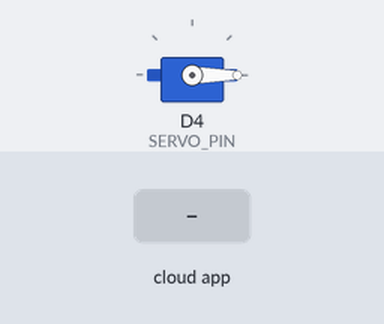
A sketch run on a simulated ESP8266 (NodeMCU). On the bench: servo. The test bench sets the inputs (shaded band). WiFi joins after 1.5 s; servers stay silent unless stated; the Firebase database answers and starts empty; what the sketch prints to the serial monitor is not drawn.

Above: at 2.7 s.
2.8 s: the phone or cloud app sets doorStatus to 1
At 3.4 s:
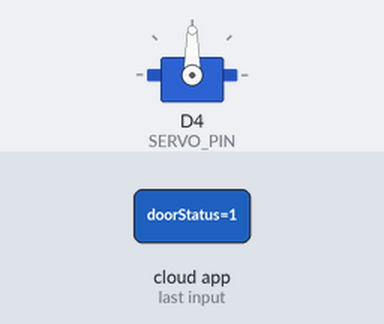
4.3 s: the phone or cloud app sets doorStatus to 0
At 6.3 s:
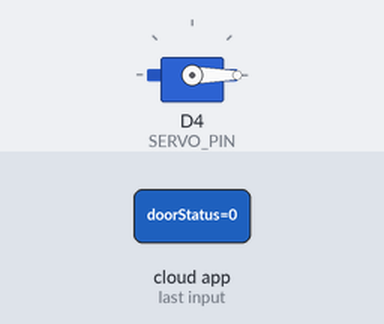
Timing chart, 0 to 7.8 s (numbered marks = the images above; inputs shaded):
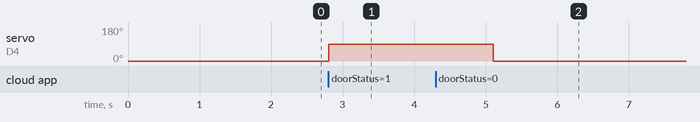

The sketch:

test.ino
```cpp
#include <ESP8266WiFi.h>
#include <FirebaseESP8266.h>
#include <Servo.h>

#define WIFI_SSID "P2410"
#define WIFI_PASSWORD "03052003"

#define FIREBASE_HOST "smartlocker-8413c-default-rtdb.firebaseio.com"
#define FIREBASE_AUTH "lAxt8cqIyeGL0KvrtBqWGdZtpgjTkiG0tIp0mbqw"

FirebaseData firebaseData;
FirebaseConfig config;
FirebaseAuth auth;

#define SERVO_PIN D4

Servo servo;

void setup() {
  // Khởi tạo Serial
  Serial.begin(115200);

  // Kết nối WiFi
  WiFi.begin(WIFI_SSID, WIFI_PASSWORD);
  Serial.print("Connecting WiFi");
  while (WiFi.status() != WL_CONNECTED) {
    delay(500);
    Serial.print(".");
  }
  Serial.println("\nWiFi Connected!");

  // Cấu hình Firebase
  config.host = FIREBASE_HOST;
  config.signer.tokens.legacy_token = FIREBASE_AUTH;
  Firebase.begin(&config, &auth);
  Firebase.reconnectWiFi(true);


  // Cài đặt servo
  servo.attach(SERVO_PIN);
  servo.write(0); // Ban đầu đóng cửa
}

void loop() {
  // Đọc trạng thái từ Firebase
  if (Firebase.getInt(firebaseData, "/doorStatus")) {
      if (firebaseData.dataType() == "int") {
        int doorStatus = firebaseData.intData();

        if (doorStatus == 1) {
          servo.write(90);
          Serial.println("OPEN");
        } else if (doorStatus == 0) {
          servo.write(0);
          Serial.println("CLOSE");
        }
      }
  } else {
    Serial.println("Can not read data from Firebase!");
  }
  delay(1000);
}
```

Measured:
- after the input at 2.8 s, servo on D4 (SERVO_PIN): 0° → 90° at once
- after the input at 4.3 s, servo on D4 (SERVO_PIN): 90° → 0° after 0.80 s
